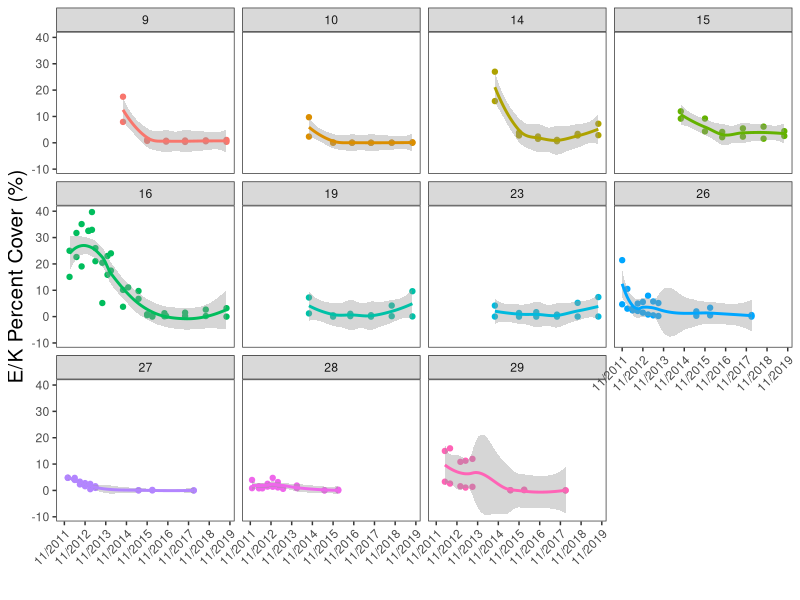
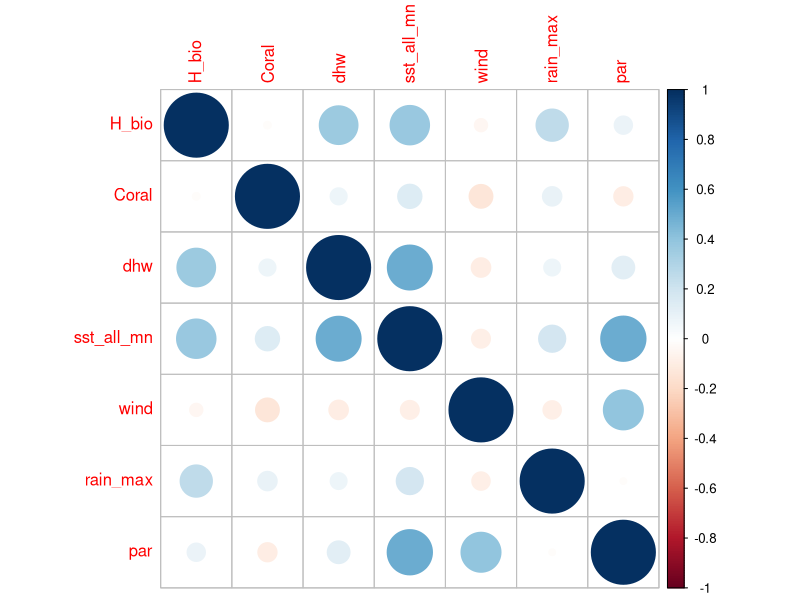
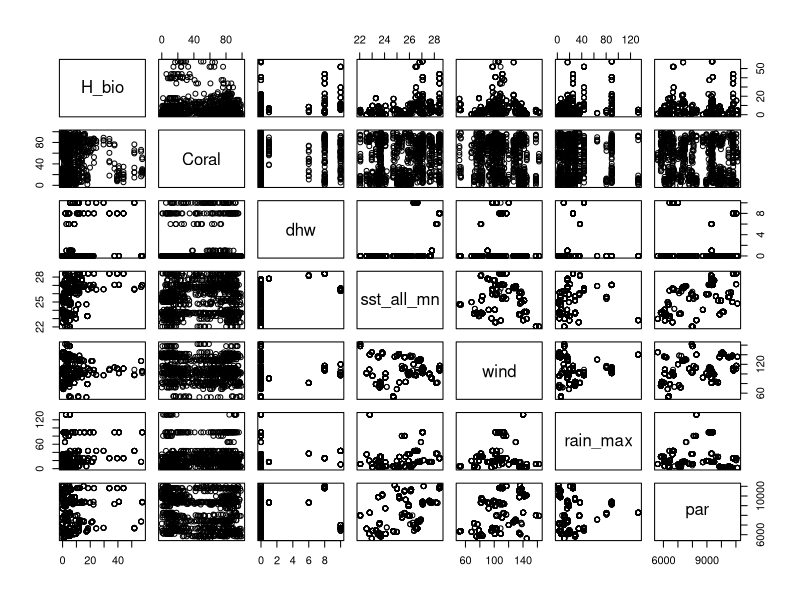
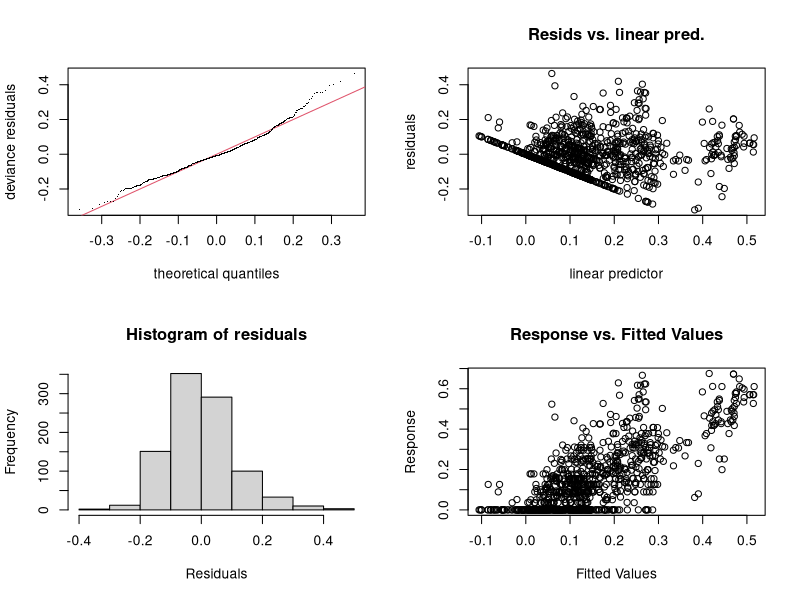
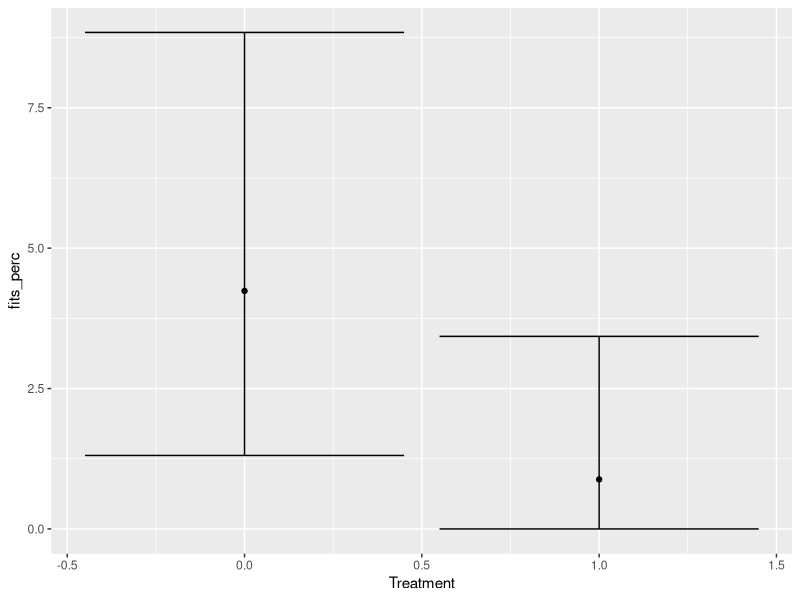
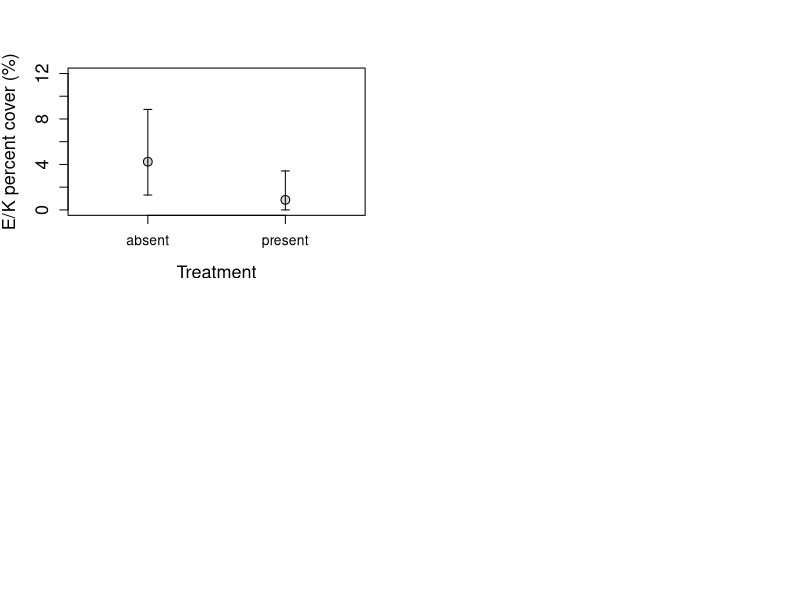
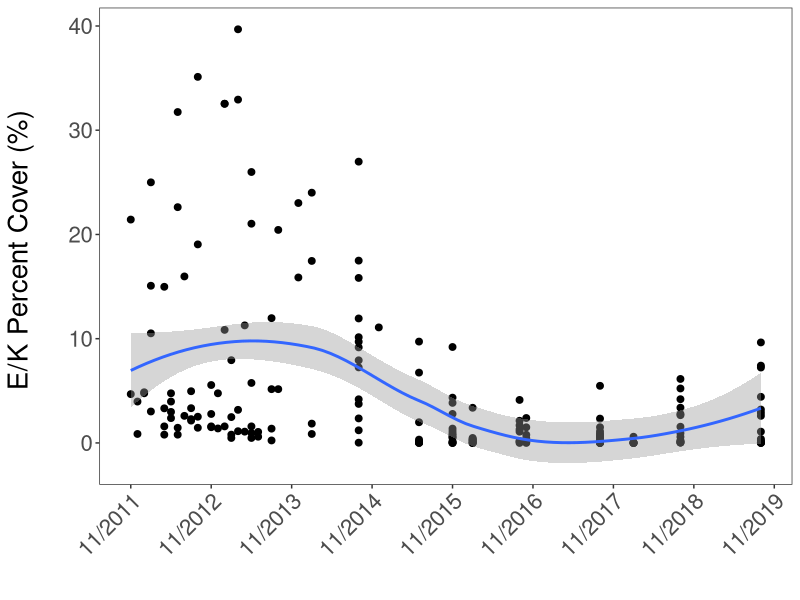
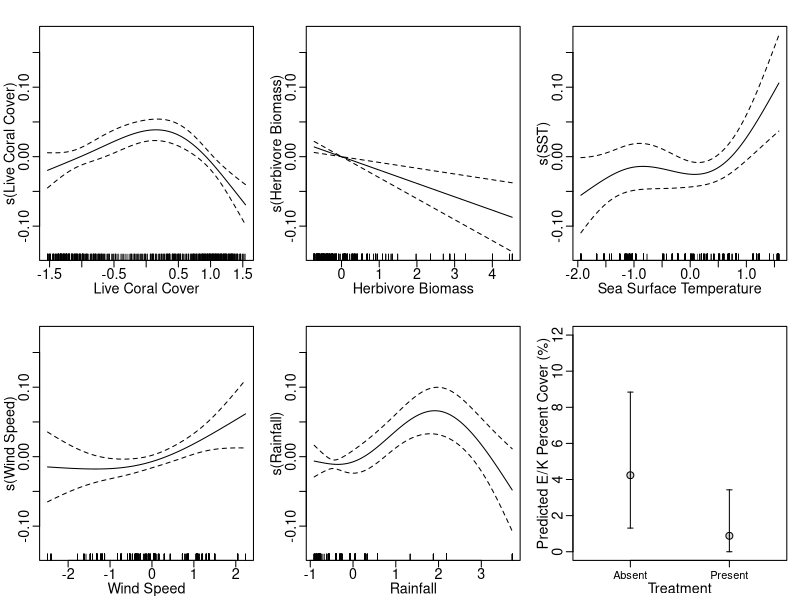

R code for these plots, in order: (Note: this script raises an error after producing the figures.)
# Kaneohe Bay algae decline analysis
# code originally written by Mary Donovan 2018
# edited by Morgan Winston
# last updated October 2023

# INITIALIZATION ----------------------------------------------------------
## load required packages
library(plyr)
library(dplyr)
library(reshape2)
library(knitr)
library(kableExtra)
library(dplyr)
library(mgcv)
library(plotrix)
library(vegan)
library(tidyr)
library(ggplot2)
library(scales)
'%!in%' <- function(x,y)!('%in%'(x,y)) # the opposite of %in%
std <- function(x){(x-min(x))/(max(x)-min(x))}

setwd("~/Documents/GitHub/kbay_invasivealgae") # change to your wd

# LOAD DATA & MANIPULATE -------------------------------------------------
raw <- read.csv("all_kbay_combined.csv") # load entire dataset - transect/benthic survey lvl
raw$SurveyDate <- as.Date(raw$SurveyDate_benthic)
raw$X <- NULL

fishcombo_all <- read.csv("fishcombo_all.csv") # slight different fish data:
## ^ here, date value corresponds to the actual fish survey date, whereas the fish data in the combined dataset was summarized over the month to match the benthic survey date

# drop reefs with very low invasive algae cover
raw <- raw[which(raw$Reef %!in% c(12, 17, 22)),]

# raw <- raw[which(raw$Reef %in% c(16, 26, 27, 29)),] # run this for comparison - to address reviewer concerns

fishcombo_all <- fishcombo_all[which(fishcombo_all$Reef %!in% c(12, 17, 22)),]

# make a index for time 
temp <- NA 
for(i in 0:(length(unique(raw$Year))-1)){
  t <- rep(2011+i,12) # create 12 reps of each year
   temp <- c(temp,t)
}
temp <- temp[2:length(temp)] # remove the initial NA value
fulltime <- data.frame(Month=rep(NA,length(temp)),Year=rep(NA,length(temp))) # create a placeholder df with month and year columns
fulltime$Year <- temp # fill in reps of year into this column
fulltime$Month <- rep(seq(1:12),length(unique(raw$Year))) # add in months (1-12) for each year
min(raw$SurveyDate)
fulltime <- fulltime[11:nrow(fulltime),] # remove months prior to 11/2011 from data frame (no surveys were done)
fulltime$time.ind <- seq(1:nrow(fulltime)) # add index for each month/year timepoint
raw <- left_join(raw,fulltime,by=c("Month","Year")) # add index to raw data
raw$dum <- 1 # dummy var

timego <- fulltime
timego$mo_yr <- paste('1/',timego$Month,'/',timego$Year,sep="")
timego$mo_yr <- as.Date(timego$mo_yr,'%d/%m/%Y')

# # what dates were reefs surveyed? just some nice code to make a table don't always need to run
# raw$Month <- as.numeric(raw$Month)
# raw$Year <- as.numeric(raw$Year)
# temp <- ddply(raw[which(raw$Method == "photoquad"),], .(Reef,Month,Year,Method), 'nrow')
# temp$mo_yr <- paste(temp$Year,temp$Month,sep="_")
# temp <- dcast(temp, Reef~mo_yr, value.var='nrow')
# temp[is.na(temp)] <- '-'
# 
# for(i in 2:36) temp[,i] <- cell_spec(temp[,i],color=ifelse(temp[,i]=='-','grey','blue'))
# cn <- data.frame('mo_yr'=colnames(temp[2:36]))
# tp <- ddply(raw, .(Month,Year), 'nrow')
# tp$mo_yr <- paste(tp$Year,tp$Month,sep="_")
# cn <- join(cn,tp[c('Month','Year','mo_yr')],by='mo_yr')
# 
# temp <- temp[,c(1:4,7:13,5,6, 14, 16:22, 15, 24,25,23, 27, 26, 29, 30, 28, 31, 33, 34, 32, 36, 35)] # order by date
# cn <- cn[with(cn,order(Year,Month)),]
# colnames(temp)[2:36] <- cn$Month
# 
# kable(temp,'html',escape=F,align='c') %>% # table showing number of transects per month (should this be @ finer resolution, some reefs surveyed multiple times/month)
#   kable_styling(bootstrap_options=c('striped','condensed'),full_width=F,position='left') %>%
#   add_header_above(c(" "=1,"2011"=2,'2012'=10,'2013'=9,'2014'=3,'2015'=2,'2016'=3, '2017'=1, '2018' = 3, '2019' = 2))

# for results:
## what was the highest % cover of E/K reached across all reefs combined? when?
# ## what reef was % cover highest at? when?
# head(raw)
# raw$MonthYr <- paste(raw$Month, raw$Year)
# baywide_alg <- raw %>% group_by(Reef, MonthYr) %>%summarise('kapp'=mean(kapp,na.rm=T))
# head(baywide_alg)
# baywide_alg[which(baywide_alg$kapp == max(baywide_alg$kapp)),]

# GENERAL TREND OF DECLINE ------------------------------------------------------------------------------
# summarize E/K cover per survey type/method per survey date per reef
temp <- raw %>% group_by(Reef,Method,Habitat,time.ind) %>% summarise('kapp'=mean(kapp,na.rm=T))
temp$dum <- 1
temp <- as.data.frame(temp)
temp$Reef <- as.factor(temp$Reef)

## Figure 3 - E/K Decline (Overall) ####
setwd("C:/Users/Morgan.Winston/Documents/GitHub/kaneohe-bay-algae-decline/outputs")
tiff(file='Figure 3.tif',height=3800,width=4800,res=600, compression = "lzw")
ggplot(temp, aes(x = time.ind, y = kapp)) + 
  geom_point(size=2) +
  ylab("E/K Percent Cover (%) \n") +
  xlab("") + 
  theme_bw() +
  theme(
    panel.background = element_rect(colour = "white"),
    panel.grid.major = element_line(colour = "white"),
    panel.grid.minor = element_line(colour = "White"),
    text = element_text(size = 20),
    axis.text.x = element_text(angle = 45, hjust = 1)
  ) +
  stat_smooth(method = "loess") +
  #scale_y_continuous(lim = c(0,40)) +
  scale_x_continuous(breaks=c(1,13,25,37,49,61,73,85,97), labels=format(timego$mo_yr[timego$time.ind %in% c(1,13,25,37,49,61,73,85,97)],'%m/%Y'))
dev.off()

# plot it by reef
ggplot(temp, aes(x = time.ind, y = kapp, color = Reef)) + 
  facet_wrap(~Reef) +
  geom_point(size=1.5) +
  ylab("E/K Percent Cover (%)") +
  xlab("") + 
  theme_bw() +
  theme(
    panel.background = element_rect(colour = "white"),
    panel.grid.major = element_line(colour = "white"),
    panel.grid.minor = element_line(colour = "White"),
    axis.title = element_text(size = 15),
    axis.text.x = element_text(angle = 45, hjust = 1),
    legend.position = "none"
  ) +
  stat_smooth(method = "loess") +
  scale_x_continuous(breaks=c(1,13,25,37,49,61,73,85,97), labels=format(timego$mo_yr[timego$time.ind %in% c(1,13,25,37,49,61,73,85,97)],'%m/%Y'))


# # summarize E/K cover per survey date per reef
# temp <- raw %>% group_by(Reef,time.ind) %>%summarise('kapp'=mean(kapp,na.rm=T)) # run this for reef level plotting of decline
# #temp <- raw %>% group_by(Reef,Method,Habitat,time.ind) %>%summarise('kapp'=mean(kapp,na.rm=T))
# temp$dum <- 1
# temp <- as.data.frame(temp)
# # temp$Habitat <- as.factor(temp$Habitat)
# # temp$Method <- as.factor(temp$Method)
# temp$Reef <- as.factor(temp$Reef)
# 
# timego <- fulltime
# timego$mo_yr <- paste('1/',timego$Month,'/',timego$Year,sep="")
# timego$mo_yr <- as.Date(timego$mo_yr,'%d/%m/%Y')
# 
# # summarized per survey day at each reef (so multiple transects per reef each day were summarized)
# ggplot(temp, aes(x = time.ind, y = kapp, color = Reef)) + 
#   geom_line(size=1) +
#   ylab("E/K Percent Cover (%)") +
#   xlab("") + 
#   theme_bw() +
#   theme(
#     panel.background = element_rect(colour = "white"),
#     panel.grid.major = element_line(colour = "white"),
#     panel.grid.minor = element_line(colour = "White"),
#     text = element_text(size = 20)
#   ) +
#   scale_x_continuous(breaks=c(1,13,25,37,49,61,73,85,97), labels=format(timego$mo_yr[timego$time.ind %in% c(1,13,25,37,49,61,73,85,97)],'%m/%y'))
# 


# DRIVERS OF DECLINE ####
#### check for correlations #
raw2 <- raw[!is.na(raw$H_bio),] # remove NA vals for herb biomass 

# check for correlations
full_pred <- raw2[,c("H_bio",
                     "Coral",
                     #"discharge",
                     "dhw",
                     "sst_all_mn",
                     "wind",
                     "rain_max",
                     "par")]
pred_cor <- cor(full_pred)
round(pred_cor,2)
corrplot::corrplot(pred_cor, method="circle") 
pairs(full_pred)

fvar <- raw2[,c('kapp','Habitat','Method','Reef','time.ind','SurveyDate',"Treatment", "Coral",
               "H_bio","sst_all_mn","dhw","wind","rain_max","par","dum")] # subset to what will go in the model
fvar.s <- fvar # create copy
fvar.s$Coral_p <- fvar.s$Coral/100 # proportion
for(i in c("H_bio", "sst_all_mn","wind","rain_max","par","dhw", "Coral_p")) fvar.s[i] <- scale(fvar.s[i])[,1] # scale each predictor
fvar.s$Habitat <- as.factor(fvar.s$Habitat)
fvar.s$Method <- as.factor(fvar.s$Method)
fvar.s$Reef <- as.factor(fvar.s$Reef)
fvar.s$Treatment <- as.factor(fvar.s$Treatment)

fvar.s$kapp_p <- fvar.s$kapp/100 # will run model on proportion data
kapp.gam.all <- gam((sqrt(fvar.s$kapp_p)) ~  s(time.ind, k=4) + # note square-root transformation
                      s(Habitat, bs='re', by = dum) +
                      s(Method, bs='re', by = dum) +
                      s(Reef, bs='re', by = dum) +
                      Treatment + 
                      s(H_bio, k=4) +
                      s(Coral_p, k=4) +
                      s(dhw, k=4) +
                      s(sst_all_mn, k=4) +
                      s(wind, k=4) +
                      s(rain_max, k=4) +
                      s(par, k=4),
                    family = 'gaussian',
                    data = fvar.s,
                    correlation=corAR1(~time.ind),
                    method = "REML",
                    na.action='na.fail')
## Model Summary (Table S2) ####
summary(kapp.gam.all)

par(mfrow = c(2, 2))
gam.check(kapp.gam.all) # model checks for gam

## look at the effects of management 
newdat0 <- data.frame('time.ind'=mean(fvar.s$time.ind),
                     'Habitat'='Slope','Method'='LPI','Reef'= 10, 'dum'=0,
                     'H_bio'=mean(fvar.s$H_bio),
                     'Coral_p'=mean(fvar.s$Coral_p),
                     'dhw'=mean(fvar.s$dhw),
                     'sst_all_mn'=mean(fvar.s$sst_all_mn),
                     'par'=mean(fvar.s$par),
                     'rain_max'=mean(fvar.s$rain_max),
                     'wind'=mean(fvar.s$wind),
                     'Treatment'=0)
newdat1 <- data.frame('time.ind'=mean(fvar.s$time.ind),
                     'Habitat'='Slope','Method'='LPI','Reef'= 10,'dum'=0,
                     'H_bio'=mean(fvar.s$H_bio),
                     'Coral_p'=mean(fvar.s$Coral_p),
                     'dhw'=mean(fvar.s$dhw),
                     'sst_all_mn'=mean(fvar.s$sst_all_mn),
                     'par'=mean(fvar.s$par),
                     'rain_max'=mean(fvar.s$rain_max),
                     'wind'=mean(fvar.s$wind),
                     'Treatment'=1)
newdat <- rbind(newdat0,newdat1)

pred <- predict(kapp.gam.all,se.fit=T,newdata=newdat)
fits <- pred$fit^2; up <- (pred$fit+1*pred$se.fit)^2; down <- (pred$fit-1*pred$se.fit)^2
pred <- cbind(fits,up,down,newdat)
pred$down[2] <- 0
pred <- pred[with(pred,order(pred[,'Treatment'])),]
pred$fits_perc <- pred$fits*100
pred$up_perc <- pred$up*100
pred$down_perc <- pred$down*100

ggplot(pred, aes(x = Treatment, y = fits_perc)) +
  geom_point() +
  geom_errorbar(aes(ymin = down_perc, ymax = up_perc))

plot(c(1,2),pred$fits_perc,ylab="E/K percent cover (%)",xlab="Treatment",pch=21,col='black',cex=1.4,bg='grey85',main='',xlim=c(0.5,2.5),ylim=c(0,12),xaxt="n",cex.lab=1.3,cex.axis=1.3)
plotCI(c(1,2),pred$fits_perc,ui=pred$up_perc,li=pred$down_perc,add=T,pch=NA)
axis(1, at=c(1,2),labels=c('absent','present'))

## Figure 4: Predictor Effects ####
# for each predictor, plot the smoother and +/- 2 standard errors around the smoother 
## the y-axis is not the same as the raw data, because the smoother does not include the intercept
tiff(file='Figure 4.tif',height=3500,width=3500,res=600, compression = "lzw")
par(mfrow=c(2,3),mar=c(3,3,2,1),mgp=c(1.7,.6,0)) 
plot(kapp.gam.all,select=c(6),shade=T,xlab='Live Coral Cover',ylab='s(Live Coral Cover)',cex.lab=1.3,cex.axis=1.3)
plot(kapp.gam.all,select=c(5),shade=T,xlab='Herbivore Biomass',ylab='s(Herbivore Biomass)',cex.lab=1.3,cex.axis=1.3)
plot(kapp.gam.all,select=c(8),shade=T,xlab='Sea Surface Temperature',ylab='s(SST)',cex.lab=1.3,cex.axis=1.3)
plot(kapp.gam.all,select=c(9),shade=T,xlab='Wind Speed',ylab='s(Wind Speed)',cex.lab=1.3,cex.axis=1.3)
plot(kapp.gam.all,select=c(10),shade=T,xlab='Rainfall',ylab='s(Rainfall)',cex.lab=1.3,cex.axis=1.3)
plot(c(1,2),pred$fits_perc,ylab="Predicted E/K Percent Cover (%)",xlab="Treatment",pch=21,col='black',cex=1.4,bg='grey85',main='',xlim=c(0.5,2.5),ylim=c(0,12),xaxt="n",cex.lab=1.3,cex.axis=1.3)
plotCI(c(1,2),pred$fits_perc,ui=pred$up_perc,li=pred$down_perc,add=T,pch=NA)
axis(1, at=c(1,2),labels=c('Absent','Present'))
dev.off()

## Figure 7. Driver Boxplots ####
head(raw)
str(raw)
raw$period <- NA
for(i in c(1:nrow(raw))){
  if(raw$Year[i] %in% c(2011, 2012)){
    raw$period[i] <- "pre"
  }
  if(raw$Year[i] %in% c(2017, 2018)){
    raw$period[i] <- "post"
  }
}

temp <- raw[,c("Coral", "sst_all_mn", "wind", "rain_max", "par", "H_bio", "period")]
temp <- temp[which(!is.na(temp$H_bio)),]
colnames(temp) <- c("Live Coral Cover (%)", 
                    "Sea Surface Temperature (°C)", 
                    "Wind Speed (mph)", 
                    "Rainfall (mm)", 
                    "Light", 
                    "Herbivore Biomass (g m^-2)", 
                    "Period")
temp <-  gather(temp, var, val, `Live Coral Cover (%)`:`Herbivore Biomass (g m^-2)`, factor_key=TRUE)
temp <- temp[which(temp$Period %in% c("pre", "post")),]
temp$Period <- factor(temp$Period, levels = c("pre", "post"))
levels(temp$Period) <- c("Pre Decline: 2011-2012", "Post Decline: 2017-2018")
temp<- temp[which(temp$var != "Light"),]

tiff(file='Figure_7.tif',height=5000,width=4600,res=600, compression = "lzw")
ggplot(temp, aes(x = Period, y = val, alpha = Period, color = Period, fill = Period)) +
  facet_wrap(~ var, scales = "free") +
  geom_boxplot() +
  ylab("Value") +
  xlab("") +
  scale_alpha_manual(values = c(0.6,0.6)) + 
  scale_fill_manual(values = c("forestgreen","deepskyblue4")) +
  scale_colour_manual(values = c("forestgreen","deepskyblue4")) +
  theme_bw() +
  theme(
    strip.text = element_markdown(),
    legend.position = "bottom",
    panel.grid = element_blank(),
    axis.text.x = element_blank(),
    axis.ticks.x = element_blank()
  )
dev.off()

# HERBIVORE TRENDS ####

### Figure 5. Herbivore Biomass ####
# herbivore biomass through time --> uses fishcombo data 
head(fishcombo_all)
fishcombo_all$SurveyDate <- as.Date(fishcombo_all$SurveyDate)

fishcombo_all$Month <- as.integer(format(fishcombo_all$SurveyDate, "%m"))
fishcombo_all$Year <- as.numeric(format(fishcombo_all$SurveyDate, "%Y"))

# summarize hbio yearly
fishcombo_all %>% group_by(Year) %>% summarise('H_bio'=mean(H_bio,na.rm=T))
  
temp <- left_join(fishcombo_all, fulltime, by=c('Month','Year')) 
temp <- temp[!is.na(temp$time.ind),]
str(temp)
temp <- temp[which(temp$Reef %!in% c(12, 17, 22)),]
summary(temp)
temp$Reef <- as.factor(temp$Reef)
head(temp)

setwd("C:/Users/Morgan.Winston/Documents/GitHub/kaneohe-bay-algae-decline/outputs")
tiff(file='Figure_5.tif',height=2000,width=2700,res=300, compression = "lzw")
ggplot(temp, aes(x = time.ind, y = H_bio)) +
  geom_point(size=2) +
  ylab(expression(paste("Herbivore Biomass (g ", m^-2,")"))) +
  xlab("") + 
  theme_bw() +
  theme(
    panel.background = element_rect(colour = "white"),
    panel.grid.major = element_line(colour = "white"),
    panel.grid.minor = element_line(colour = "White"),
    text = element_text(size = 22),
    axis.text.x = element_text(angle = 45, hjust = 1)
  ) +
  stat_smooth(method = "loess") +
  #scale_y_continuous(limits = c(-1,41)) +
  scale_x_continuous(breaks=c(1,13,25,37,49,61,73,85,97), labels=format(timego$mo_yr[timego$time.ind %in% c(1,13,25,37,49,61,73,85,97)],'%m/%Y'))
dev.off()

# herbivore community composition
herbs <- raw %>% dplyr::group_by(Month,Year,Reef) %>% summarise(Hgd=mean(Hgd,na.rm=T),Hbrow=mean(Hbrow,na.rm=T),Hscex=mean(Hscex,na.rm=T),
                                                                kapp=mean(kapp,na.rm=T)) %>% ungroup() 
herbs <- herbs[!is.na(herbs$Hgd),]
herbs$sum <- rowSums(herbs[4:6])
herbs <- herbs[!herbs$sum==0,]
herbs.f <- log(herbs[4:6]+1)
herbs.mds <- suppressMessages(metaMDS(herbs.f,trace=0))

## significance testing using RDA
spp.mat <- herbs[c('Hgd','Hbrow','Hscex')]
head(spp.mat)
spp.mat$Hgd <- log(spp.mat$Hgd+1) #log + 1 transform
spp.mat$Hbrow <- log(spp.mat$Hbrow+1)
spp.mat$Hscex <- log(spp.mat$Hscex+1)
for(i in 1:3) spp.mat[i] <- std(spp.mat[i])
summary(spp.mat)

herbs$kapp_sq <- sqrt(herbs$kapp) # square root transform
ben.mat <- std(herbs$kapp_sq)
rda.f <- rda(ben.mat~.,data=spp.mat)
anova(rda.f)
permutest(rda.f, permutations = 1000)
RsquareAdj(rda.f)
plot(rda.f,scaling=3)
summary(rda.f)
anova.cca(rda.f,by="terms")


## Figure 6. Herbivore Community ####
tiff(file='Figure 6.tif',height=1500,width=2700,res=300, compression = "lzw")
par(mar=c(0, 0, 0, 0))
plot(herbs.mds,xlim=c(-2,2.1),xaxt='n',yaxt='n',ylab='',xlab='')
points(herbs.mds, cex=herbs$kapp/10, pch=19, col='darkgreen')
reg.arrow <- scores(herbs.mds,choices=1:3,display="sp",scaling=2)
arrows(0,0,reg.arrow[,1],reg.arrow[,2],length=0,lty=1,cex=3,lwd=1.5,col="black")
text(-0.85,0.4,'grazers',cex=1.2)
text(-1.8,0.5,'browsers',cex=1.2)
text(0,-0.3,'scrapers',cex=1.2)
text(1.9,.9,expression(italic('E/K cover')),cex=1)
text(1.7,0.6,expression(italic('Less')),cex=1)
text(2.1,0.6,expression(italic('More')),cex=1)
draw.circle(1.7,0.75,0.02, col = "darkgreen", border = "darkgreen")
draw.circle(2.1,0.75,0.08, col = "darkgreen", border = "darkgreen")
arrows(1.75,0.75,2,0.75, length = 0.1)
dev.off()


# SUPPLEMENTAL FIGURES ------------------------------------------------------

## Table S1: Survey Effort Per Reef ####
surveys <- aggregate(list(n = raw$Transect), by = list(year = raw$Year, month = raw$Month,
  date = raw$SurveyDate, 
  Reef = raw$Reef, Method = raw$Method), #Treatment = raw$Treatment
  function(x) length(unique(x)))

View(surveys)

## following is code for outdated figure version of survey effort:
# surveys$Reef <- as.factor(surveys$Reef)
# surveys$Method <- as.factor(surveys$Method)
# surveys$date <- as.Date(surveys$date)
# surveys$Treatment <- as.factor(surveys$Treatment)
# 
# surveys$t_date <- NA
# surveys$t_date <- as.Date(surveys$t_date)
# for(i in c(1:nrow(surveys))){
#   if(surveys$Reef[i] == 9){
#     surveys$t_date[i] <- "2019-05-01"
#   }
#   if(surveys$Reef[i] == 23){
#     surveys$t_date[i] <- "2019-03-01"
#   }
#   if(surveys$Reef[i] == 28){
#     surveys$t_date[i] <- "2017-09-01"
#   }
#   if(surveys$Reef[i] == 10){
#     surveys$t_date[i] <- "2014-10-01"
#   }
#   if(surveys$Reef[i] == 14){
#     surveys$t_date[i] <- "2015-10-01"
#   }
#   if(surveys$Reef[i] == 16){
#     surveys$t_date[i] <- "2015-07-01"
#   }
#   if(surveys$Reef[i] == 19){
#     surveys$t_date[i] <- "2014-10-01"
#   }
#   if(surveys$Reef[i] == 26){
#     surveys$t_date[i] <- "2011-11-01" 
#   }
#   if(surveys$Reef[i] == 27){
#     surveys$t_date[i] <- "2012-03-01"
#   }
#   if(surveys$Reef[i] == 29){
#     surveys$t_date[i] <- "2012-08-01"
#   }
# }
# 
# surveys$date <- as.POSIXct(surveys$date, "%Y-%m-%d")
# surveys$t_date <- as.POSIXct(surveys$t_date, "%Y-%m-%d")
# surveys$Method <- as.character(surveys$Method)
# surveys[which(surveys$Method == "photoquad"),]$Method <- "Photoquadrat"
# surveys$Method <- as.factor(surveys$Method)
# 
# setwd("C:/Users/Morgan.Winston/Documents/GitHub/kaneohe-bay-algae-decline/outputs")
# tiff(file='Figure A1_new.tif',height=5000,width=4800,res=300, compression = "lzw")
# ggplot(surveys, aes(x=date, y=n, color = Method)) + 
#   geom_jitter(size = 3) +
#   geom_vline(data = surveys, mapping = aes(xintercept = t_date), show.legend = F) +
#   scale_linetype(name = " ") +
#   facet_wrap(~ Reef, ncol = 2) +
#   xlab("") +
#   ylab("Transects Conducted (#) \n") +
#   scale_x_datetime(limits = c(min(surveys[which(!is.na(surveys$t_date)),]$t_date), 
#                               max(surveys$date)), 
#                    date_breaks = "12 months", labels = date_format("%m/%Y")) +
#   #xlim(c(min(surveys[which(!is.na(surveys$t_date)),]$t_date), max(surveys$date))) +
#   theme_bw() +
#   theme(
#     panel.background = element_rect(colour = "white"),
#     panel.grid.major = element_line(colour = "white"),
#     panel.grid.minor = element_line(colour = "White"),
#     legend.position = "bottom",
#     text = element_text(size = 22),
#     axis.text.x = element_text(angle = 45, hjust = 1)
#   )
# dev.off()


## Figure S2: E/K Decline By Reef ####
temp <- raw
raw$MonthYr <- format(as.Date(raw$SurveyDate), "%Y-%m")
reef_sum <- data.frame(aggregate(list(kapp = raw$kapp), by = list(Reef = raw$Reef, date = raw$MonthYr), mean))
reef_sum2 <- data.frame(aggregate(list(kapp_se = raw$kapp), by = list(Reef = raw$Reef, date = raw$MonthYr), std.error))
reefs <- merge(reef_sum, reef_sum2)

reefs$Reef <- as.factor(reefs$Reef)
reefs$date <- format(as.Date(paste(reefs$date, "-01", sep = "")), "%Y-%m-%d")
reefs$date <- as.Date(reefs$date)

setwd("C:/Users/Morgan.Winston/Documents/GitHub/kaneohe-bay-algae-decline/outputs")
tiff(file='Figure A2_new.tif',height=5000,width=4800,res=300, compression = "lzw")

ggplot(reefs, aes(x = date, y = kapp, color = Reef)) +
  geom_point(size = 3) +
  geom_errorbar(aes(ymin=kapp-kapp_se, ymax=kapp+kapp_se), width=.2,
                position=position_dodge(0.05)) +
  geom_line(group = 1) + 
  facet_wrap(~ Reef, ncol = 2) +
  theme_bw() +
  theme(
    panel.background = element_rect(colour = "white"),
    panel.grid.major = element_line(colour = "white"),
    panel.grid.minor = element_line(colour = "White"),
    legend.position = "none",
    strip.text = element_text(size = 22),
    axis.title = element_text(size = 22),
    axis.text = element_text(size = 22),
    axis.text.x = element_text(angle = 45, hjust = 1)
  ) +
  xlab("") +
  ylab("E/K Percent Cover (%) \n") +
  scale_x_date(breaks = "12 months", labels = date_format(format = "%m/%Y"))

dev.off()
